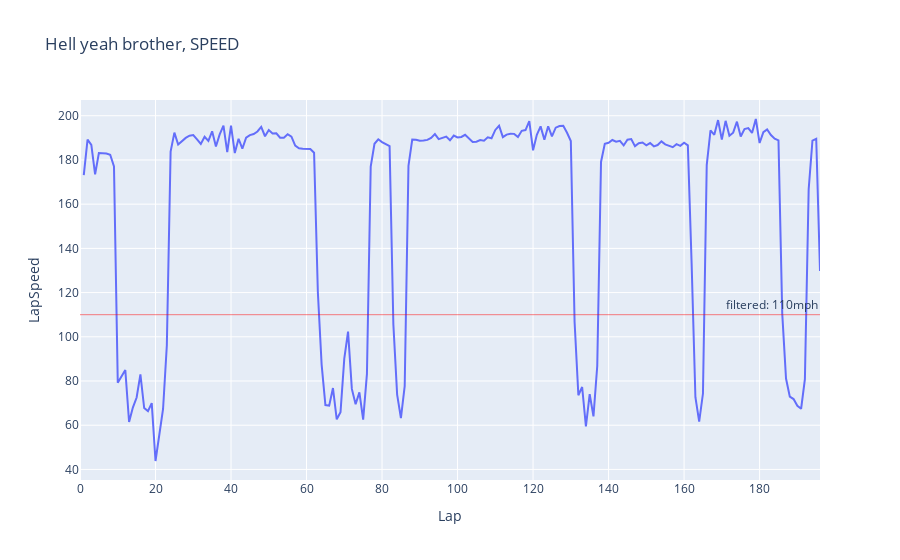
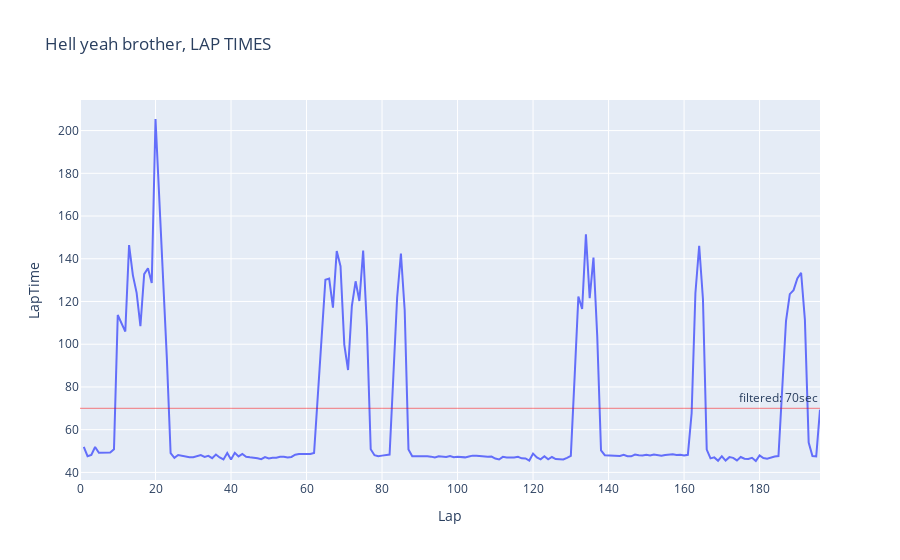

Notebook code for these charts, in order:
### Markdown cell above
### Find lap and speed values to filter by

### Code cell
df = pd.read_csv('Carson Hocevar.csv')
df = df.drop([11,21])
print(df.head(5))

# check lap_value to use
annotation = 'filtered: ' + str(filtered_speed_value) + 'mph'
fig = px.line(df, x='Lap', y='LapSpeed', title='Hell yeah brother, SPEED')
fig.add_hline(y=filtered_speed_value, line_width=0.5, line_color='red', annotation_text=annotation)
fig.show()

# check speed_value to use
annotation = 'filtered: ' + str(filtered_lap_value) + 'sec'
fig = px.line(df, x='Lap', y='LapTime', title='Hell yeah brother, LAP TIMES')
fig.add_hline(y=filtered_lap_value, line_width=0.5, line_color='red', annotation_text=annotation)
fig.show()

del df

### Figure 1 — Plotly figure (JSON) as saved in the notebook; plotly's stock layout.template omitted (floating-point values rounded to 4 significant figures; data arrays with more than 128 entries replaced by an {"elided": "..."} marker saying what was removed)
{"data": [{"hovertemplate": "Lap=%{x}<br>LapSpeed=%{y}<extra></extra>", "legendgroup": "", "line": {"color": "#636efa", "dash": "solid"}, "marker": {"symbol": "circle"}, "mode": "lines", "name": "", "orientation": "v", "showlegend": false, "type": "scatter", "x": {"elided": "195 int values"}, "xaxis": "x", "y": {"elided": "195 float values"}, "yaxis": "y"}], "layout": {"annotations": [{"showarrow": false, "text": "filtered: 110mph", "x": 1, "xanchor": "right", "xref": "x domain", "y": 110, "yanchor": "bottom", "yref": "y"}], "autosize": true, "legend": {"tracegroupgap": 0}, "shapes": [{"line": {"color": "red", "width": 0.5}, "type": "line", "x0": 0, "x1": 1, "xref": "x domain", "y0": 110, "y1": 110, "yref": "y"}], "title": {"text": "Hell yeah brother, SPEED"}, "xaxis": {"anchor": "y", "autorange": true, "domain": [0, 1], "range": [0, 196], "title": {"text": "Lap"}, "type": "linear"}, "yaxis": {"anchor": "x", "autorange": true, "domain": [0, 1], "range": [35.22, 207.1], "title": {"text": "LapSpeed"}, "type": "linear"}}}

### Figure 2 — Plotly figure (JSON) as saved in the notebook; plotly's stock layout.template omitted (floating-point values rounded to 4 significant figures; data arrays with more than 128 entries replaced by an {"elided": "..."} marker saying what was removed)
{"data": [{"hovertemplate": "Lap=%{x}<br>LapTime=%{y}<extra></extra>", "legendgroup": "", "line": {"color": "#636efa", "dash": "solid"}, "marker": {"symbol": "circle"}, "mode": "lines", "name": "", "orientation": "v", "showlegend": false, "type": "scatter", "x": {"elided": "195 int values"}, "xaxis": "x", "y": {"elided": "195 float values"}, "yaxis": "y"}], "layout": {"annotations": [{"showarrow": false, "text": "filtered: 70sec", "x": 1, "xanchor": "right", "xref": "x domain", "y": 70, "yanchor": "bottom", "yref": "y"}], "autosize": true, "legend": {"tracegroupgap": 0}, "shapes": [{"line": {"color": "red", "width": 0.5}, "type": "line", "x0": 0, "x1": 1, "xref": "x domain", "y0": 70, "y1": 70, "yref": "y"}], "title": {"text": "Hell yeah brother, LAP TIMES"}, "xaxis": {"anchor": "y", "autorange": true, "domain": [0, 1], "range": [0, 196], "title": {"text": "Lap"}, "type": "linear"}, "yaxis": {"anchor": "x", "autorange": true, "domain": [0, 1], "range": [36.44, 214.3], "title": {"text": "LapTime"}, "type": "linear"}}}
